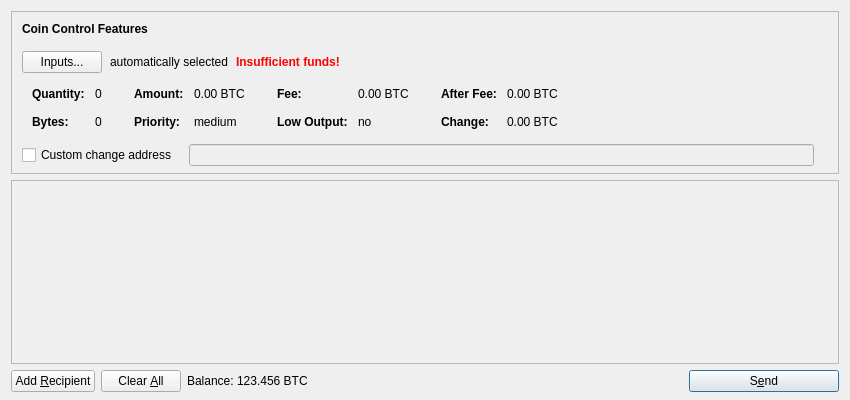
<?xml version="1.0" encoding="UTF-8"?>
<ui version="4.0">
 <class>SendCoinsDialog</class>
 <widget class="QDialog" name="SendCoinsDialog">
  <property name="geometry">
   <rect>
    <x>0</x>
    <y>0</y>
    <width>850</width>
    <height>400</height>
   </rect>
  </property>
  <property name="windowTitle">
   <string>Send Coins</string>
  </property>
  <layout class="QVBoxLayout" name="verticalLayout" stretch="0,1,0">
   <property name="bottomMargin">
    <number>8</number>
   </property>
   <item>
    <widget class="QFrame" name="frameCoinControl">
     <property name="sizePolicy">
      <sizepolicy hsizetype="Expanding" vsizetype="Expanding">
       <horstretch>0</horstretch>
       <verstretch>0</verstretch>
      </sizepolicy>
     </property>
     <property name="maximumSize">
      <size>
       <width>16777215</width>
       <height>16777215</height>
      </size>
     </property>
     <property name="frameShape">
      <enum>QFrame::StyledPanel</enum>
     </property>
     <property name="frameShadow">
      <enum>QFrame::Sunken</enum>
     </property>
     <layout class="QVBoxLayout" name="verticalLayoutCoinControl2">
      <property name="spacing">
       <number>0</number>
      </property>
      <property name="leftMargin">
       <number>0</number>
      </property>
      <property name="topMargin">
       <number>0</number>
      </property>
      <property name="rightMargin">
       <number>0</number>
      </property>
      <property name="bottomMargin">
       <number>6</number>
      </property>
      <item>
       <layout class="QVBoxLayout" name="verticalLayoutCoinControl" stretch="0,0,0,0,1">
        <property name="spacing">
         <number>0</number>
        </property>
        <property name="leftMargin">
         <number>10</number>
        </property>
        <property name="topMargin">
         <number>10</number>
        </property>
        <item>
         <layout class="QHBoxLayout" name="horizontalLayoutCoinControl1">
          <property name="bottomMargin">
           <number>15</number>
          </property>
          <item>
           <widget class="QLabel" name="labelCoinControlFeatures">
            <property name="sizePolicy">
             <sizepolicy hsizetype="Preferred" vsizetype="Maximum">
              <horstretch>0</horstretch>
              <verstretch>0</verstretch>
             </sizepolicy>
            </property>
            <property name="font">
             <font>
              <weight>75</weight>
              <bold>true</bold>
             </font>
            </property>
            <property name="styleSheet">
             <string notr="true">font-weight:bold;</string>
            </property>
            <property name="text">
             <string>Coin Control Features</string>
            </property>
           </widget>
          </item>
         </layout>
        </item>
        <item>
         <layout class="QHBoxLayout" name="horizontalLayoutCoinControl2" stretch="0,0,0,0">
          <property name="spacing">
           <number>8</number>
          </property>
          <property name="bottomMargin">
           <number>10</number>
          </property>
          <item>
           <widget class="QPushButton" name="pushButtonCoinControl">
            <property name="styleSheet">
             <string notr="true"/>
            </property>
            <property name="text">
             <string>Inputs...</string>
            </property>
           </widget>
          </item>
          <item>
           <widget class="QLabel" name="labelCoinControlAutomaticallySelected">
            <property name="text">
             <string>automatically selected</string>
            </property>
            <property name="margin">
             <number>5</number>
            </property>
           </widget>
          </item>
          <item>
           <widget class="QLabel" name="labelCoinControlInsuffFunds">
            <property name="font">
             <font>
              <weight>75</weight>
              <bold>true</bold>
             </font>
            </property>
            <property name="styleSheet">
             <string notr="true">color:red;font-weight:bold;</string>
            </property>
            <property name="text">
             <string>Insufficient funds!</string>
            </property>
            <property name="margin">
             <number>5</number>
            </property>
           </widget>
          </item>
          <item>
           <spacer name="horizontalSpacerCoinControl">
            <property name="orientation">
             <enum>Qt::Horizontal</enum>
            </property>
            <property name="sizeHint" stdset="0">
             <size>
              <width>40</width>
              <height>1</height>
             </size>
            </property>
           </spacer>
          </item>
         </layout>
        </item>
        <item>
         <widget class="QWidget" name="widgetCoinControl" native="true">
          <property name="sizePolicy">
           <sizepolicy hsizetype="Preferred" vsizetype="Preferred">
            <horstretch>0</horstretch>
            <verstretch>0</verstretch>
           </sizepolicy>
          </property>
          <property name="minimumSize">
           <size>
            <width>0</width>
            <height>0</height>
           </size>
          </property>
          <property name="styleSheet">
           <string notr="true"/>
          </property>
          <layout class="QHBoxLayout" name="horizontalLayoutCoinControl5">
           <property name="leftMargin">
            <number>0</number>
           </property>
           <property name="topMargin">
            <number>0</number>
           </property>
           <property name="rightMargin">
            <number>0</number>
           </property>
           <property name="bottomMargin">
            <number>0</number>
           </property>
           <item>
            <layout class="QHBoxLayout" name="horizontalLayoutCoinControl3" stretch="0,0,0,1">
             <property name="spacing">
              <number>20</number>
             </property>
             <property name="topMargin">
              <number>0</number>
             </property>
             <property name="bottomMargin">
              <number>10</number>
             </property>
             <item>
              <layout class="QFormLayout" name="formLayoutCoinControl1">
               <property name="horizontalSpacing">
                <number>10</number>
               </property>
               <property name="verticalSpacing">
                <number>14</number>
               </property>
               <property name="leftMargin">
                <number>10</number>
               </property>
               <property name="topMargin">
                <number>4</number>
               </property>
               <property name="rightMargin">
                <number>6</number>
               </property>
               <item row="0" column="0">
                <widget class="QLabel" name="labelCoinControlQuantityText">
                 <property name="font">
                  <font>
                   <weight>75</weight>
                   <bold>true</bold>
                  </font>
                 </property>
                 <property name="text">
                  <string>Quantity:</string>
                 </property>
                 <property name="margin">
                  <number>0</number>
                 </property>
                </widget>
               </item>
               <item row="0" column="1">
                <widget class="QLabel" name="labelCoinControlQuantity">
                 <property name="cursor">
                  <cursorShape>IBeamCursor</cursorShape>
                 </property>
                 <property name="contextMenuPolicy">
                  <enum>Qt::ActionsContextMenu</enum>
                 </property>
                 <property name="text">
                  <string notr="true">0</string>
                 </property>
                 <property name="margin">
                  <number>0</number>
                 </property>
                 <property name="textInteractionFlags">
                  <set>Qt::LinksAccessibleByMouse|Qt::TextSelectableByKeyboard|Qt::TextSelectableByMouse</set>
                 </property>
                </widget>
               </item>
               <item row="1" column="0">
                <widget class="QLabel" name="labelCoinControlBytesText">
                 <property name="font">
                  <font>
                   <weight>75</weight>
                   <bold>true</bold>
                  </font>
                 </property>
                 <property name="text">
                  <string>Bytes:</string>
                 </property>
                </widget>
               </item>
               <item row="1" column="1">
                <widget class="QLabel" name="labelCoinControlBytes">
                 <property name="cursor">
                  <cursorShape>IBeamCursor</cursorShape>
                 </property>
                 <property name="contextMenuPolicy">
                  <enum>Qt::ActionsContextMenu</enum>
                 </property>
                 <property name="text">
                  <string notr="true">0</string>
                 </property>
                 <property name="textInteractionFlags">
                  <set>Qt::LinksAccessibleByMouse|Qt::TextSelectableByKeyboard|Qt::TextSelectableByMouse</set>
                 </property>
                </widget>
               </item>
              </layout>
             </item>
             <item>
              <layout class="QFormLayout" name="formLayoutCoinControl2">
               <property name="horizontalSpacing">
                <number>10</number>
               </property>
               <property name="verticalSpacing">
                <number>14</number>
               </property>
               <property name="leftMargin">
                <number>6</number>
               </property>
               <property name="topMargin">
                <number>4</number>
               </property>
               <property name="rightMargin">
                <number>6</number>
               </property>
               <item row="0" column="0">
                <widget class="QLabel" name="labelCoinControlAmountText">
                 <property name="font">
                  <font>
                   <weight>75</weight>
                   <bold>true</bold>
                  </font>
                 </property>
                 <property name="text">
                  <string>Amount:</string>
                 </property>
                 <property name="margin">
                  <number>0</number>
                 </property>
                </widget>
               </item>
               <item row="0" column="1">
                <widget class="QLabel" name="labelCoinControlAmount">
                 <property name="cursor">
                  <cursorShape>IBeamCursor</cursorShape>
                 </property>
                 <property name="contextMenuPolicy">
                  <enum>Qt::ActionsContextMenu</enum>
                 </property>
                 <property name="text">
                  <string notr="true">0.00 BTC</string>
                 </property>
                 <property name="textInteractionFlags">
                  <set>Qt::LinksAccessibleByMouse|Qt::TextSelectableByKeyboard|Qt::TextSelectableByMouse</set>
                 </property>
                </widget>
               </item>
               <item row="1" column="0">
                <widget class="QLabel" name="labelCoinControlPriorityText">
                 <property name="font">
                  <font>
                   <weight>75</weight>
                   <bold>true</bold>
                  </font>
                 </property>
                 <property name="text">
                  <string>Priority:</string>
                 </property>
                </widget>
               </item>
               <item row="1" column="1">
                <widget class="QLabel" name="labelCoinControlPriority">
                 <property name="cursor">
                  <cursorShape>IBeamCursor</cursorShape>
                 </property>
                 <property name="contextMenuPolicy">
                  <enum>Qt::ActionsContextMenu</enum>
                 </property>
                 <property name="text">
                  <string notr="true">medium</string>
                 </property>
                 <property name="textInteractionFlags">
                  <set>Qt::LinksAccessibleByMouse|Qt::TextSelectableByKeyboard|Qt::TextSelectableByMouse</set>
                 </property>
                </widget>
               </item>
              </layout>
             </item>
             <item>
              <layout class="QFormLayout" name="formLayoutCoinControl3">
               <property name="horizontalSpacing">
                <number>10</number>
               </property>
               <property name="verticalSpacing">
                <number>14</number>
               </property>
               <property name="leftMargin">
                <number>6</number>
               </property>
               <property name="topMargin">
                <number>4</number>
               </property>
               <property name="rightMargin">
                <number>6</number>
               </property>
               <item row="0" column="0">
                <widget class="QLabel" name="labelCoinControlFeeText">
                 <property name="font">
                  <font>
                   <weight>75</weight>
                   <bold>true</bold>
                  </font>
                 </property>
                 <property name="text">
                  <string>Fee:</string>
                 </property>
                 <property name="margin">
                  <number>0</number>
                 </property>
                </widget>
               </item>
               <item row="0" column="1">
                <widget class="QLabel" name="labelCoinControlFee">
                 <property name="cursor">
                  <cursorShape>IBeamCursor</cursorShape>
                 </property>
                 <property name="contextMenuPolicy">
                  <enum>Qt::ActionsContextMenu</enum>
                 </property>
                 <property name="text">
                  <string notr="true">0.00 BTC</string>
                 </property>
                 <property name="textInteractionFlags">
                  <set>Qt::LinksAccessibleByMouse|Qt::TextSelectableByKeyboard|Qt::TextSelectableByMouse</set>
                 </property>
                </widget>
               </item>
               <item row="1" column="0">
                <widget class="QLabel" name="labelCoinControlLowOutputText">
                 <property name="font">
                  <font>
                   <weight>75</weight>
                   <bold>true</bold>
                  </font>
                 </property>
                 <property name="text">
                  <string>Low Output:</string>
                 </property>
                </widget>
               </item>
               <item row="1" column="1">
                <widget class="QLabel" name="labelCoinControlLowOutput">
                 <property name="cursor">
                  <cursorShape>IBeamCursor</cursorShape>
                 </property>
                 <property name="contextMenuPolicy">
                  <enum>Qt::ActionsContextMenu</enum>
                 </property>
                 <property name="text">
                  <string notr="true">no</string>
                 </property>
                 <property name="textInteractionFlags">
                  <set>Qt::LinksAccessibleByMouse|Qt::TextSelectableByKeyboard|Qt::TextSelectableByMouse</set>
                 </property>
                </widget>
               </item>
              </layout>
             </item>
             <item>
              <layout class="QFormLayout" name="formLayoutCoinControl4">
               <property name="horizontalSpacing">
                <number>10</number>
               </property>
               <property name="verticalSpacing">
                <number>14</number>
               </property>
               <property name="leftMargin">
                <number>6</number>
               </property>
               <property name="topMargin">
                <number>4</number>
               </property>
               <property name="rightMargin">
                <number>6</number>
               </property>
               <item row="0" column="0">
                <widget class="QLabel" name="labelCoinControlAfterFeeText">
                 <property name="font">
                  <font>
                   <weight>75</weight>
                   <bold>true</bold>
                  </font>
                 </property>
                 <property name="text">
                  <string>After Fee:</string>
                 </property>
                 <property name="margin">
                  <number>0</number>
                 </property>
                </widget>
               </item>
               <item row="0" column="1">
                <widget class="QLabel" name="labelCoinControlAfterFee">
                 <property name="cursor">
                  <cursorShape>IBeamCursor</cursorShape>
                 </property>
                 <property name="contextMenuPolicy">
                  <enum>Qt::ActionsContextMenu</enum>
                 </property>
                 <property name="text">
                  <string notr="true">0.00 BTC</string>
                 </property>
                 <property name="textInteractionFlags">
                  <set>Qt::LinksAccessibleByMouse|Qt::TextSelectableByKeyboard|Qt::TextSelectableByMouse</set>
                 </property>
                </widget>
               </item>
               <item row="1" column="0">
                <widget class="QLabel" name="labelCoinControlChangeText">
                 <property name="font">
                  <font>
                   <weight>75</weight>
                   <bold>true</bold>
                  </font>
                 </property>
                 <property name="text">
                  <string>Change:</string>
                 </property>
                </widget>
               </item>
               <item row="1" column="1">
                <widget class="QLabel" name="labelCoinControlChange">
                 <property name="cursor">
                  <cursorShape>IBeamCursor</cursorShape>
                 </property>
                 <property name="contextMenuPolicy">
                  <enum>Qt::ActionsContextMenu</enum>
                 </property>
                 <property name="text">
                  <string notr="true">0.00 BTC</string>
                 </property>
                 <property name="textInteractionFlags">
                  <set>Qt::LinksAccessibleByMouse|Qt::TextSelectableByKeyboard|Qt::TextSelectableByMouse</set>
                 </property>
                </widget>
               </item>
              </layout>
             </item>
            </layout>
           </item>
          </layout>
         </widget>
        </item>
        <item>
         <layout class="QHBoxLayout" name="horizontalLayoutCoinControl4" stretch="0,0,0">
          <property name="spacing">
           <number>12</number>
          </property>
          <property name="sizeConstraint">
           <enum>QLayout::SetDefaultConstraint</enum>
          </property>
          <property name="topMargin">
           <number>5</number>
          </property>
          <property name="rightMargin">
           <number>5</number>
          </property>
          <item>
           <widget class="QCheckBox" name="checkBoxCoinControlChange">
            <property name="toolTip">
             <string>If this is activated, but the change address is empty or invalid, change will be sent to a newly generated address.</string>
            </property>
            <property name="text">
             <string>Custom change address</string>
            </property>
           </widget>
          </item>
          <item>
           <widget class="QValidatedLineEdit" name="lineEditCoinControlChange">
            <property name="enabled">
             <bool>false</bool>
            </property>
            <property name="sizePolicy">
             <sizepolicy hsizetype="Expanding" vsizetype="Fixed">
              <horstretch>0</horstretch>
              <verstretch>0</verstretch>
             </sizepolicy>
            </property>
           </widget>
          </item>
          <item>
           <widget class="QLabel" name="labelCoinControlChangeLabel">
            <property name="sizePolicy">
             <sizepolicy hsizetype="Preferred" vsizetype="Expanding">
              <horstretch>0</horstretch>
              <verstretch>0</verstretch>
             </sizepolicy>
            </property>
            <property name="minimumSize">
             <size>
              <width>0</width>
              <height>0</height>
             </size>
            </property>
            <property name="text">
             <string/>
            </property>
            <property name="margin">
             <number>3</number>
            </property>
           </widget>
          </item>
         </layout>
        </item>
        <item>
         <spacer name="verticalSpacerCoinControl">
          <property name="orientation">
           <enum>Qt::Vertical</enum>
          </property>
          <property name="sizeHint" stdset="0">
           <size>
            <width>800</width>
            <height>1</height>
           </size>
          </property>
         </spacer>
        </item>
       </layout>
      </item>
     </layout>
    </widget>
   </item>
   <item>
    <widget class="QScrollArea" name="scrollArea">
     <property name="widgetResizable">
      <bool>true</bool>
     </property>
     <widget class="QWidget" name="scrollAreaWidgetContents">
      <property name="geometry">
       <rect>
        <x>0</x>
        <y>0</y>
        <width>830</width>
        <height>178</height>
       </rect>
      </property>
      <layout class="QVBoxLayout" name="verticalLayout_2" stretch="0,1">
       <property name="leftMargin">
        <number>0</number>
       </property>
       <property name="topMargin">
        <number>0</number>
       </property>
       <property name="rightMargin">
        <number>0</number>
       </property>
       <property name="bottomMargin">
        <number>0</number>
       </property>
       <item>
        <layout class="QVBoxLayout" name="entries">
         <property name="spacing">
          <number>6</number>
         </property>
        </layout>
       </item>
       <item>
        <spacer name="verticalSpacer">
         <property name="orientation">
          <enum>Qt::Vertical</enum>
         </property>
         <property name="sizeHint" stdset="0">
          <size>
           <width>20</width>
           <height>40</height>
          </size>
         </property>
        </spacer>
       </item>
      </layout>
     </widget>
    </widget>
   </item>
   <item>
    <layout class="QHBoxLayout" name="horizontalLayout">
     <item>
      <widget class="QPushButton" name="addButton">
       <property name="toolTip">
        <string>Send to multiple recipients at once</string>
       </property>
       <property name="text">
        <string>Add &amp;Recipient</string>
       </property>
       <property name="icon">
        <iconset resource="../snorcoin.qrc">
         <normaloff>:/icons/add</normaloff>:/icons/add</iconset>
       </property>
       <property name="autoDefault">
        <bool>false</bool>
       </property>
      </widget>
     </item>
     <item>
      <widget class="QPushButton" name="clearButton">
       <property name="sizePolicy">
        <sizepolicy hsizetype="Minimum" vsizetype="Fixed">
         <horstretch>0</horstretch>
         <verstretch>0</verstretch>
        </sizepolicy>
       </property>
       <property name="toolTip">
        <string>Clear all fields of the form.</string>
       </property>
       <property name="text">
        <string>Clear &amp;All</string>
       </property>
       <property name="icon">
        <iconset resource="../snorcoin.qrc">
         <normaloff>:/icons/remove</normaloff>:/icons/remove</iconset>
       </property>
       <property name="autoRepeatDelay">
        <number>300</number>
       </property>
       <property name="autoDefault">
        <bool>false</bool>
       </property>
      </widget>
     </item>
     <item>
      <layout class="QHBoxLayout" name="horizontalLayout_2">
       <property name="spacing">
        <number>3</number>
       </property>
       <item>
        <widget class="QLabel" name="label">
         <property name="text">
          <string>Balance:</string>
         </property>
        </widget>
       </item>
       <item>
        <widget class="QLabel" name="labelBalance">
         <property name="cursor">
          <cursorShape>IBeamCursor</cursorShape>
         </property>
         <property name="text">
          <string notr="true">123.456 BTC</string>
         </property>
         <property name="textInteractionFlags">
          <set>Qt::LinksAccessibleByMouse|Qt::TextSelectableByKeyboard|Qt::TextSelectableByMouse</set>
         </property>
        </widget>
       </item>
      </layout>
     </item>
     <item>
      <spacer name="horizontalSpacer">
       <property name="orientation">
        <enum>Qt::Horizontal</enum>
       </property>
       <property name="sizeHint" stdset="0">
        <size>
         <width>40</width>
         <height>20</height>
        </size>
       </property>
      </spacer>
     </item>
     <item>
      <widget class="QPushButton" name="sendButton">
       <property name="minimumSize">
        <size>
         <width>150</width>
         <height>0</height>
        </size>
       </property>
       <property name="toolTip">
        <string>Confirm the send action</string>
       </property>
       <property name="text">
        <string>S&amp;end</string>
       </property>
       <property name="icon">
        <iconset resource="../snorcoin.qrc">
         <normaloff>:/icons/send</normaloff>:/icons/send</iconset>
       </property>
       <property name="default">
        <bool>true</bool>
       </property>
      </widget>
     </item>
    </layout>
   </item>
  </layout>
 </widget>
 <customwidgets>
  <customwidget>
   <class>QValidatedLineEdit</class>
   <extends>QLineEdit</extends>
   <header>qvalidatedlineedit.h</header>
  </customwidget>
 </customwidgets>
 <resources>
  <include location="../snorcoin.qrc"/>
 </resources>
 <connections/>
</ui>
